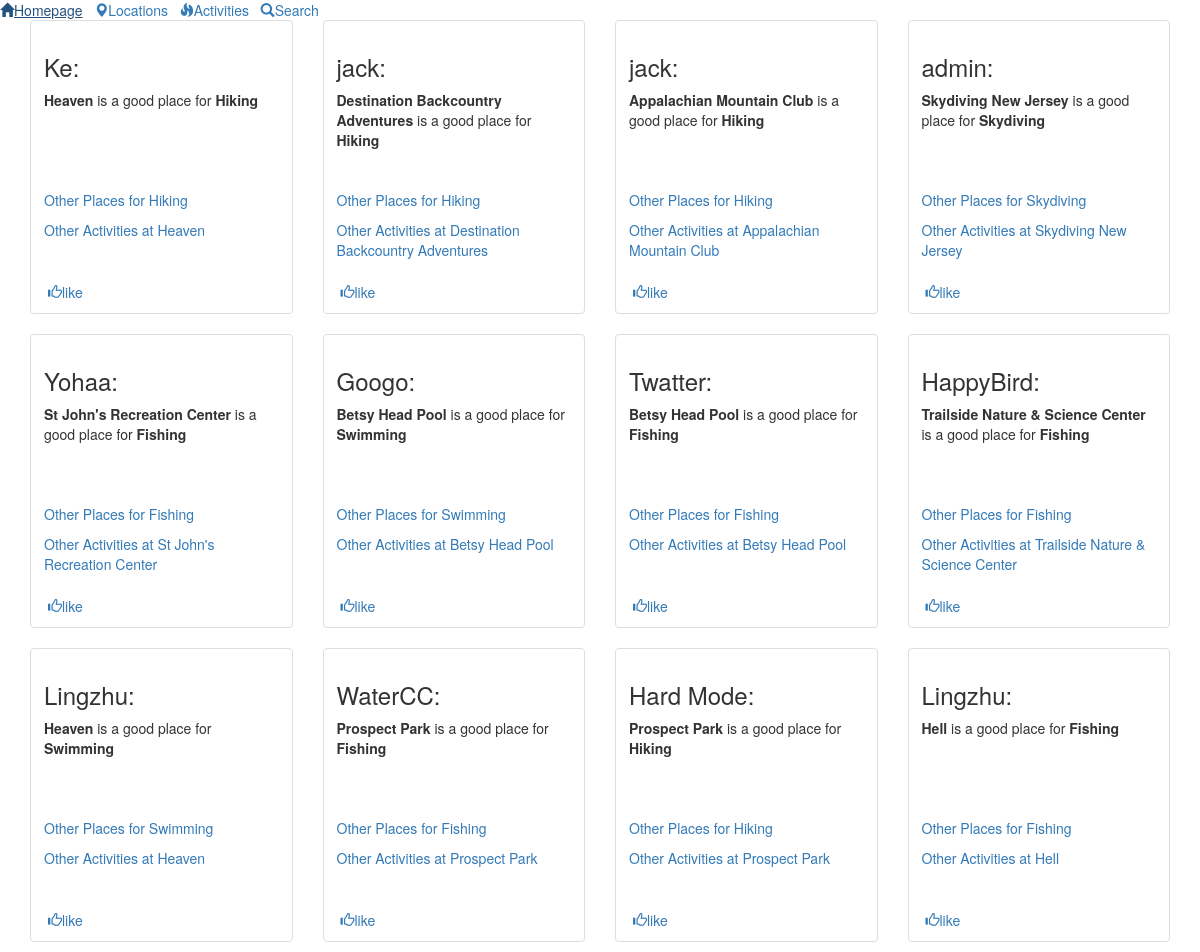
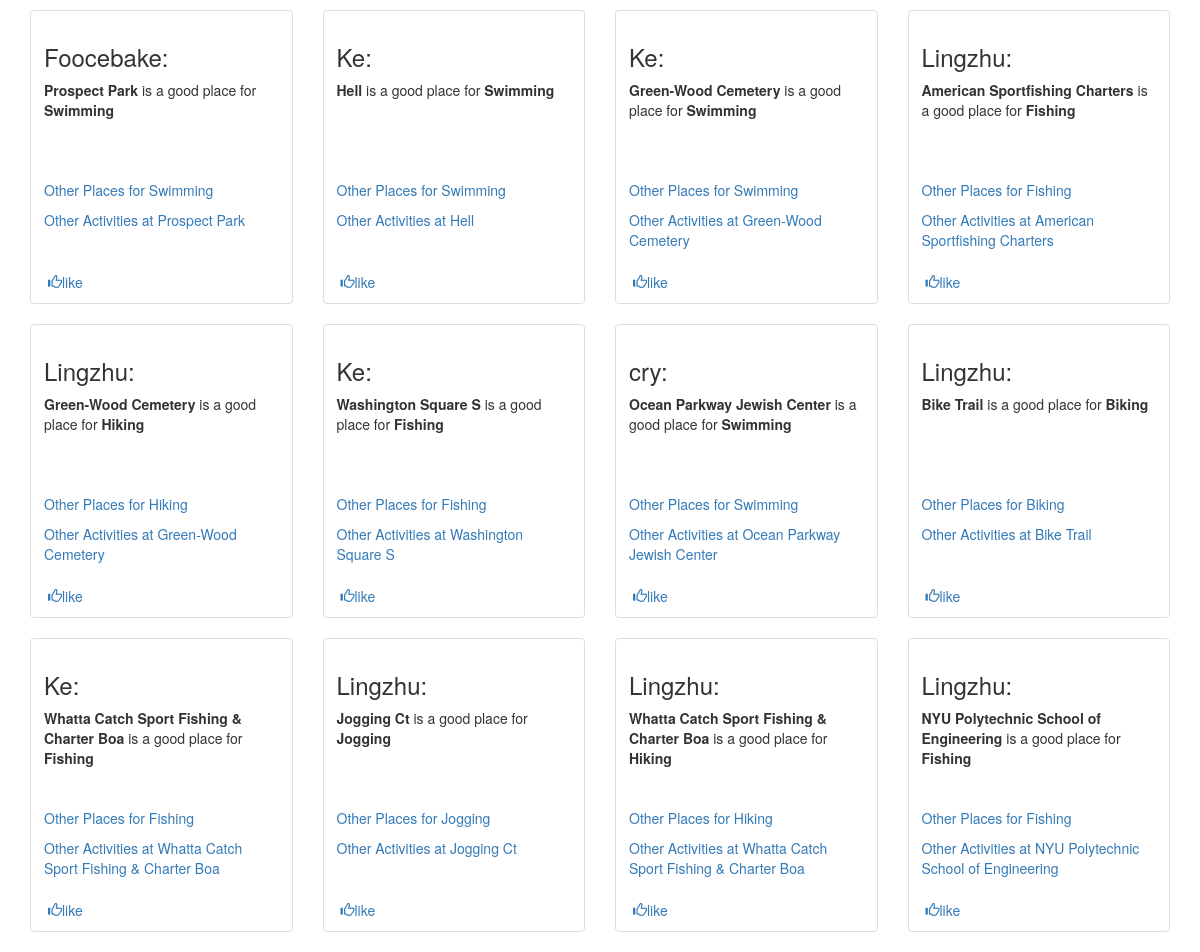
The page /actloc.php on the database its author committed (2 pictures, top to bottom).
### tables this page shows
CREATE TABLE IF NOT EXISTS `actloc` (
  `actlocid` int(11) NOT NULL AUTO_INCREMENT,
  `activityid` int(11) DEFAULT NULL,
  `locationid` int(11) DEFAULT NULL,
  `userid` int(11) DEFAULT NULL,
  PRIMARY KEY (`actlocid`),
  KEY `userid` (`userid`),
  KEY `activityid` (`activityid`),
  KEY `locationid` (`locationid`)
);

CREATE TABLE IF NOT EXISTS `user` (
  `userid` int(11) NOT NULL AUTO_INCREMENT,
  `username` varchar(40) DEFAULT NULL,
  `password` varchar(40) DEFAULT NULL,
  `lastaccess` timestamp NOT NULL DEFAULT CURRENT_TIMESTAMP ON UPDATE CURRENT_TIMESTAMP,
  PRIMARY KEY (`userid`)
);

CREATE TABLE IF NOT EXISTS `location` (
  `locationid` int(11) NOT NULL AUTO_INCREMENT,
  `locationname` varchar(40) DEFAULT NULL,
  `longitude` decimal(9,6) DEFAULT NULL,
  `latitude` decimal(9,6) DEFAULT NULL,
  PRIMARY KEY (`locationid`)
);

CREATE TABLE IF NOT EXISTS `activity` (
  `activityid` int(11) NOT NULL AUTO_INCREMENT,
  `activityname` varchar(40) DEFAULT NULL,
  PRIMARY KEY (`activityid`)
);

### actloc.php (the view, shortened to what this page needs)
<!DOCTYPE html>
<html>
<head>
<link rel="stylesheet" href="http://netdna.bootstrapcdn.com/bootstrap/3.1.1/css/bootstrap.min.css">
<link href="global.css" rel="stylesheet" type="text/css">
</head>
<body>
<?php
    require_once 'header.php';
    require_once 'like.php';
    if(!$isguest){
	$userid=$_SESSION['userid'];
    }
    else
	$userid=null;
?>
<div class="container">
<div class="row">
<?php
  if(!isset($_GET["actlocid"])|| empty($_GET['actlocid'])){
    if($a = mysqli_query($con,"select * from actloc natural join user natural join location natural join activity natural join likeactloc_num order by like_num DESC")){
		while($row=$a->fetch_assoc()){
?>
            <div class="col-sm-4 col-md-3">
              <div class="thumbnail">
                <div class="caption" style="height:250px">
                  <h3><?=$row['username']?>:</h3>
                  <div style="height:100px"><p><b><?=$row['locationname']?></b> is a good place for <b><?=$row['activityname']?></b></p></div>
                  <p><a href="activity/<?=$row['activityid']?>">Other Places for <?=$row['activityname']?></a></p>
                  <p><a href="location/<?=$row['locationid']?>">Other Activities at <?=$row['locationname']?></a></p>
                </div>
	    <?php like_btn($userid,$row['actlocid'],'actloc'); ?>
              </div>
            </div>
<?php
		}
    }
    }
?>
</div>
</div>
</body>
</html>

### header.php (shortened to what this page needs)
<div id="menu">
<div >
    <a href="/index.php"><span class="glyphicon glyphicon-home"></span>Homepage</a>&nbsp;&nbsp;
    <a href="/location.php"><span class="glyphicon glyphicon-map-marker"></span>Locations</a>&nbsp;&nbsp;
    <a href="/activity.php"><span class="glyphicon glyphicon-fire"></span>Activities</a>&nbsp;&nbsp;
    <a href="/search.php"><span class="glyphicon glyphicon-search"></span>Search</a>
</div>
</div>

### like.php (shortened to what this page needs)
<?php
    function like_btn($userid,$objid, $type){
	if($userid){
	    $liked=is_liked($userid, $objid, $type);
	    if($liked)
		$css = 'liked';
	    else
		$css = '';
	}
	else{
	    $liked=false;
	    $css = 'login_required';
	}
	echo ''?>
    <div>
	<button class="btn btn-link btn-like <?=$css?>" data-userid="<?=$userid?>" data-type="<?=$type?>" data-id="<?=$objid?>" >
	    <span class="glyphicon glyphicon-thumbs-up"></span><?php echo $liked? 'liked':'like'; ?>
	</button>
    </div>
<?php
    ;}
?>

### rows shown on the page
actloc: userid.username "Ke", locationid.locationname "Heaven", activityid.activityname "Hiking"
actloc: userid.username "jack", locationid.locationname "Destination Backcountry Adventures", activityid.activityname "Hiking"
actloc: userid.username "jack", locationid.locationname "Appalachian Mountain Club", activityid.activityname "Hiking"
actloc: userid.username "admin", locationid.locationname "Skydiving New Jersey", activityid.activityname "Skydiving"
actloc: userid.username "Yohaa", locationid.locationname "St John's Recreation Center", activityid.activityname "Fishing"
actloc: userid.username "Googo", locationid.locationname "Betsy Head Pool", activityid.activityname "Swimming"
actloc: userid.username "Twatter", locationid.locationname "Betsy Head Pool", activityid.activityname "Fishing"
actloc: userid.username "HappyBird", locationid.locationname "Trailside Nature & Science Center", activityid.activityname "Fishing"
actloc: userid.username "Lingzhu", locationid.locationname "Heaven", activityid.activityname "Swimming"
actloc: userid.username "WaterCC", locationid.locationname "Prospect Park", activityid.activityname "Fishing"
actloc: userid.username "Hard Mode", locationid.locationname "Prospect Park", activityid.activityname "Hiking"
actloc: userid.username "Lingzhu", locationid.locationname "Hell", activityid.activityname "Fishing"
actloc: userid.username "Foocebake", locationid.locationname "Prospect Park", activityid.activityname "Swimming"
actloc: userid.username "Ke", locationid.locationname "Hell", activityid.activityname "Swimming"
actloc: userid.username "Ke", locationid.locationname "Green-Wood Cemetery", activityid.activityname "Swimming"
actloc: userid.username "Lingzhu", locationid.locationname "American Sportfishing Charters", activityid.activityname "Fishing"
actloc: userid.username "Lingzhu", locationid.locationname "Green-Wood Cemetery", activityid.activityname "Hiking"
actloc: userid.username "Ke", locationid.locationname "Washington Square S", activityid.activityname "Fishing"
actloc: userid.username "cry", locationid.locationname "Ocean Parkway Jewish Center", activityid.activityname "Swimming"
actloc: userid.username "Lingzhu", locationid.locationname "Bike Trail", activityid.activityname "Biking"
actloc: userid.username "Ke", locationid.locationname "Whatta Catch Sport Fishing & Charter Boa", activityid.activityname "Fishing"
actloc: userid.username "Lingzhu", locationid.locationname "Jogging Ct", activityid.activityname "Jogging"
actloc: userid.username "Lingzhu", locationid.locationname "Whatta Catch Sport Fishing & Charter Boa", activityid.activityname "Hiking"
actloc: userid.username "Lingzhu", locationid.locationname "NYU Polytechnic School of Engineering", activityid.activityname "Fishing"
